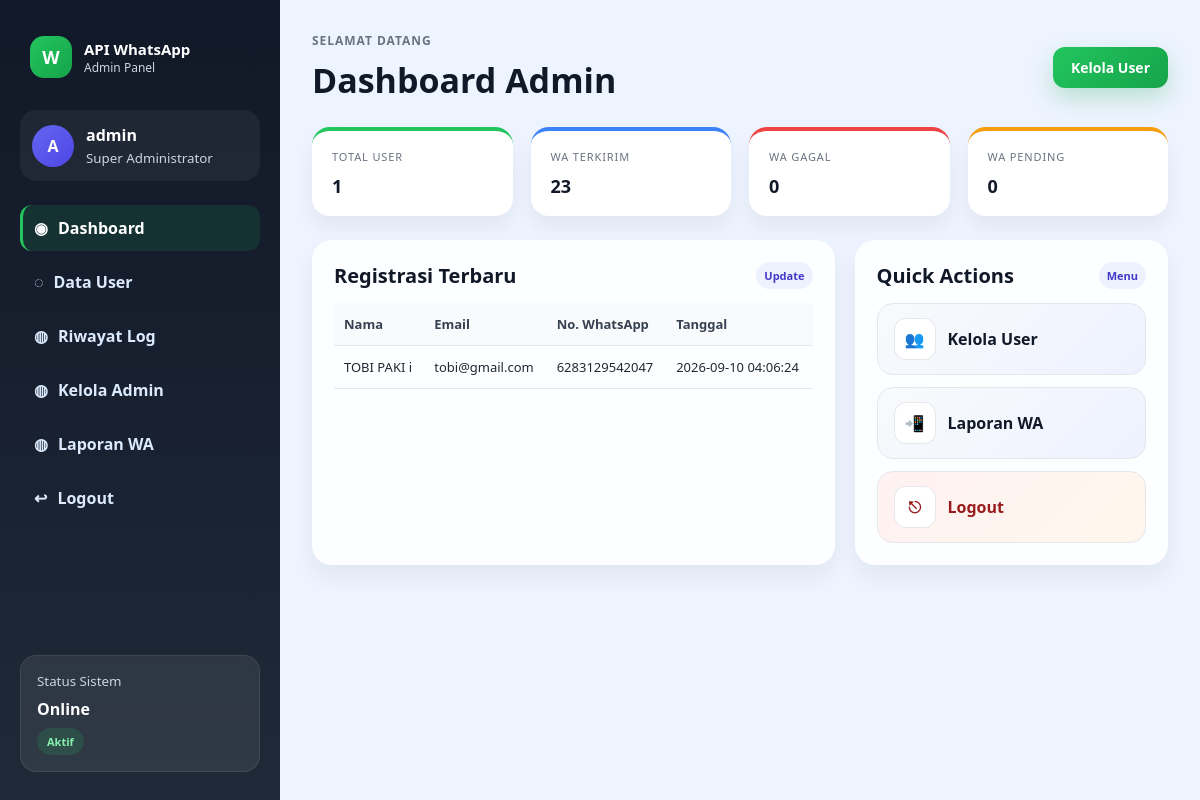
The app's page /dashboard.php (signed in) with its own data.
### tables this page shows
CREATE TABLE `users` (
  `id` int(11) NOT NULL,
  `nama` varchar(100) NOT NULL,
  `email` varchar(150) NOT NULL,
  `no_hp` varchar(20) NOT NULL,
  `alamat` text NOT NULL,
  `password` varchar(255) NOT NULL,
  `created_at` timestamp NOT NULL DEFAULT current_timestamp()
);

### functions/auth.php (called while the page is built, shortened)
<?php
function currentAdmin(): ?array
{
    return [
        'id'       => $_SESSION['admin_id'],
        'username' => $_SESSION['admin_username'] ?? '',
    ];
}

### dashboard.php (the view, shortened to what this page needs)
<?php
require_once __DIR__ . '/functions/auth.php';
require_once __DIR__ . '/config/database.php';
$totalUser = (int) $pdo->query('SELECT COUNT(*) AS c FROM users')->fetch()['c'];
$totalTerkirim = (int) $pdo->query("SELECT COUNT(*) AS c FROM log_whatsapp WHERE status = 'success'")->fetch()['c'];
$totalGagal = (int) $pdo->query("SELECT COUNT(*) AS c FROM log_whatsapp WHERE status = 'failed'")->fetch()['c'];
$totalPending = (int) $pdo->query("SELECT COUNT(*) AS c FROM log_whatsapp WHERE status = 'pending'")->fetch()['c'];
$userTerbaru = $pdo->query('SELECT nama, email, no_hp, created_at FROM users ORDER BY created_at DESC LIMIT 5')->fetchAll();
$admin = currentAdmin();
?>
<!DOCTYPE html>
<html lang="id">
<head>
<link rel="stylesheet" href="assets/css/style.css">
</head>
<body class="admin-body">
<div class="admin-shell">
  <aside class="admin-sidebar">
    <div class="brand-wrap">
      <div class="brand-mark">W</div>
      <div>
        <div class="brand-title">API WhatsApp</div>
        <div class="brand-subtitle">Admin Panel</div>
      </div>
    </div>
    <div class="profile-mini admin-profile-mini">
      <div class="avatar admin-avatar">A</div>
      <div>
        <strong><?= htmlspecialchars($admin['username'] ?? 'Admin') ?></strong>
        <small>Super Administrator</small>
      </div>
    </div>
    <nav class="sidebar-nav">
      <a href="dashboard.php" class="active"><span>◉</span> Dashboard</a>
      <a href="kelola-user.php"><span>◌</span> Data User</a>
      <a href="admin-log.php"><span>◍</span> Riwayat Log</a>
      <a href="admin-accounts.php"><span>◍</span> Kelola Admin</a>
      <a href="admin.php"><span>◍</span> Laporan WA</a>
      <a href="logout.php"><span>↩</span> Logout</a>
    </nav>
    <div class="sidebar-card light-card">
      <small>Status Sistem</small>
      <strong>Online</strong>
      <span class="status-pill success">Aktif</span>
    </div>
  </aside>
  <main class="admin-main">
    <header class="topbar admin-topbar">
      <div>
        <p class="eyebrow">Selamat datang</p>
        <h1>Dashboard Admin</h1>
      </div>
      <div class="topbar-actions">
        <a href="kelola-user.php" class="modern-btn primary">Kelola User</a>
      </div>
    </header>
    <section class="stats-grid admin-stats">
      <article class="stat-card stat-green">
        <span class="stat-label">Total User</span>
        <strong class="stat-number"><?= $totalUser ?></strong>
      </article>
      <article class="stat-card stat-blue">
        <span class="stat-label">WA Terkirim</span>
        <strong class="stat-number"><?= $totalTerkirim ?></strong>
      </article>
      <article class="stat-card stat-red">
        <span class="stat-label">WA Gagal</span>
        <strong class="stat-number"><?= $totalGagal ?></strong>
      </article>
      <article class="stat-card stat-orange">
        <span class="stat-label">WA Pending</span>
        <strong class="stat-number"><?= $totalPending ?></strong>
      </article>
    </section>
    <section class="content-grid admin-grid">
      <article class="panel">
        <div class="panel-header">
          <h3>Registrasi Terbaru</h3>
          <span class="mini-tag">Update</span>
        </div>
        <table class="data-table">
          <thead>
            <tr><th>Nama</th><th>Email</th><th>No. WhatsApp</th><th>Tanggal</th></tr>
          </thead>
          <tbody>
            <?php if (empty($userTerbaru)): ?>
              <tr><td colspan="4">Belum ada data.</td></tr>
            <?php else: ?>
              <?php foreach ($userTerbaru as $u): ?>
                <tr>
                  <td><?= htmlspecialchars($u['nama']) ?></td>
                  <td><?= htmlspecialchars($u['email']) ?></td>
                  <td><?= htmlspecialchars($u['no_hp']) ?></td>
                  <td><?= htmlspecialchars($u['created_at']) ?></td>
                </tr>
              <?php endforeach; ?>
            <?php endif; ?>
          </tbody>
        </table>
      </article>
      <article class="panel" style="min-height: 100%;">
        <div class="panel-header">
          <h3>Quick Actions</h3>
          <span class="mini-tag">Menu</span>
        </div>
        <div class="quick-actions">
          <a href="kelola-user.php" class="action-card">
            <span>👥</span>
            <strong>Kelola User</strong>
          </a>
          <a href="admin.php" class="action-card">
            <span>📲</span>
            <strong>Laporan WA</strong>
          </a>
          <a href="logout.php" class="action-card danger-card">
            <span>⎋</span>
            <strong>Logout</strong>
          </a>
        </div>
      </article>
    </section>
  </main>
</div>
</body>
</html>

### records on screen
users: nama "TOBI PAKI i", email "tobi@gmail.com", no_hp "6283129542047", created_at "2026-09-10 04:06:24"

### other values on screen
$admin['username'] "admin"
$totalUser "1"
$totalTerkirim "23"
$totalGagal "0"
$totalPending "0"
